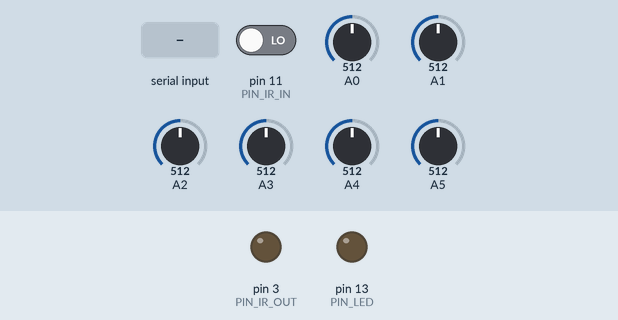
A sketch run on a simulated Arduino Uno, built with avr-gcc and run on an emulated ATmega328P. On the bench: output pins drawn as LEDs (lit = HIGH). The test bench sets the inputs (shaded band); at power-on: pin 11 (PIN_IR_IN) LOW, A0 = 512, A1 = 512, A2 = 512, A3 = 512, A4 = 512, A5 = 512. What the sketch prints to the serial monitor is not drawn.

Above: at 1.2 s.
1.3 s: "r90\n" received over Serial
At 1.47 s:
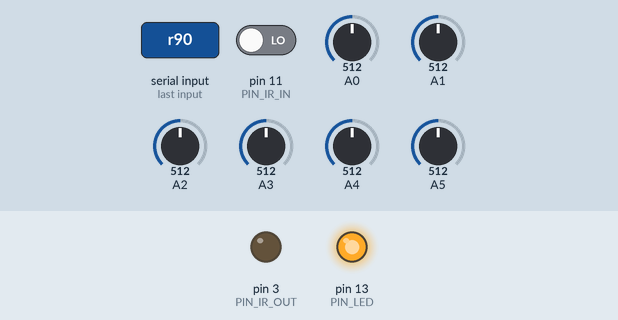
Timing chart, 0 to 4.3 s (numbered marks = the images above; inputs shaded):
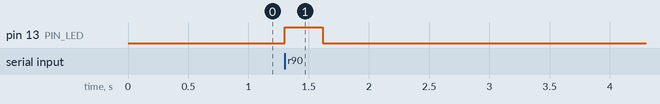

The sketch:

arduino.ino
```cpp
#define IR_DATA_SIZE 768
byte ir_data[IR_DATA_SIZE];
unsigned int ir_index;
#define PIN_LED 13
#define PIN_IR_IN 11
#define PIN_IR_OUT 3

void setup(){
  Serial.begin(57600);
  pinMode(PIN_IR_IN, INPUT);
  pinMode(PIN_IR_OUT, OUTPUT);
  pinMode(PIN_LED, OUTPUT);
}

unsigned int analog_count = 0;
void loop(){
  if(Serial.available()){
    char recv = Serial.read();
    process_input(recv);
  }
  else{
    if(analog_count < 1){
      for(byte i = 0; i < 6; i++){
        Serial.print("ANALOG");
        Serial.println(i);
        Serial.println(analogRead(i));
      }
    }
    analog_count += 1;
    if(analog_count > 65534) analog_count = 0;
  }
}

void ir_read(byte ir_pin){
  unsigned int i, j;
  for(i = 0; i < IR_DATA_SIZE; i++){
    ir_data[i] = 0;
  }
  unsigned long now, last, start_at;
  boolean stat;
  start_at = micros();
  while(stat = digitalRead(ir_pin)){
    if(micros() - start_at > 2500000) return;
  }
  start_at = last = micros();
  for(i = 0; i < IR_DATA_SIZE; i++){
    for(j = 0; ; j++){
      if(stat != digitalRead(ir_pin)) break;
      if(j > 65534) return;
    }
    now = micros();
    ir_data[i] = (now - last)/100;
    last = now;
    stat = !stat;
  }
}

void ir_print(){
  unsigned int i;
  for(i = 0; i < IR_DATA_SIZE; i++){
    Serial.print(ir_data[i]);
    if(ir_data[i] < 1) break;
    Serial.print(",");
  }
  Serial.println();
}

void ir_write(byte ir_pin){
  unsigned int i;
  unsigned long interval_sum, start_at;
  interval_sum = 0;
  start_at = micros();
  for(i = 0; i < IR_DATA_SIZE; i++){
    if(ir_data[i] < 1) break;
    interval_sum += ir_data[i] * 100;
    if(i % 2 == 0){
      while(micros() - start_at < interval_sum){
        digitalWrite(ir_pin, true);
        delayMicroseconds(6);
        digitalWrite(ir_pin, false);
        delayMicroseconds(8);
      }
    }
    else{
      while(micros() - start_at < interval_sum);
    }
  }
}

void process_input(char input){
  if(input == 'r'){
    digitalWrite(PIN_LED, true);
    ir_read(PIN_IR_IN);
    Serial.println("READ");
    ir_print();
    digitalWrite(PIN_LED, false);
  }
  else if(input == 'w'){
    for(ir_index = 0; ir_index < IR_DATA_SIZE; ir_index++){
      ir_data[ir_index] = 0;
    }
    ir_index = 0;
  }
  else if(input == ','){
    if(ir_index < IR_DATA_SIZE) ir_index += 1;
  }
  else if(input >= '0' && '9' >= input){
    ir_data[ir_index] = ir_data[ir_index]*10 + (input - '0');
  }
  else if(input == 'W'){
    digitalWrite(PIN_LED, true);
    ir_write(PIN_IR_OUT);
    ir_index = 0;
    Serial.println("WRITE");
    ir_print();
    digitalWrite(PIN_LED, false);
  }
}
```

Measured:
- after the input at 1.3 s, pin 13 (PIN_LED): LOW → HIGH at once, → LOW 0.32 s later
